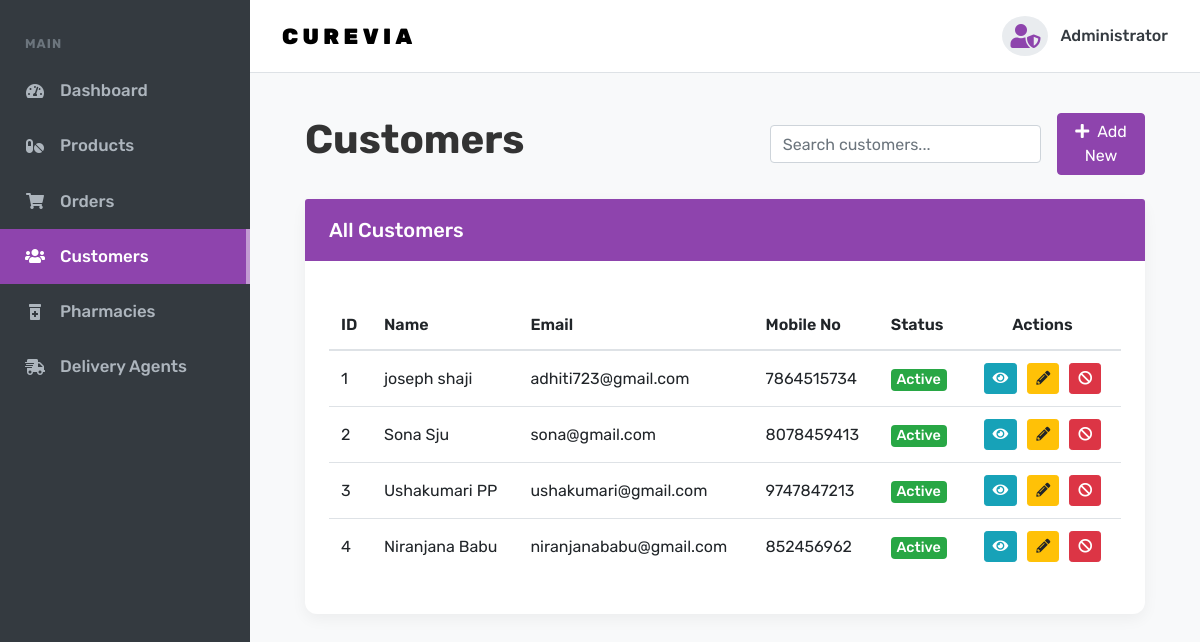
Screenshot of /customer/ with the database file from the repository.
### myapp/models.py (models this page shows, shortened)
class Register(models.Model):
    fname = models.CharField(max_length=100)
    lname = models.CharField(max_length=100)
    email = models.EmailField()
    phone = models.IntegerField()
    zip = models.IntegerField(default=0)
    gender = models.CharField(max_length=100)
    dob = models.DateField()
    password = models.CharField(max_length=100)
    rights = models.CharField(max_length=100,default="user")

### myapp/views.py (the view)
# urls.py: path('customer/', views.customer),
@never_cache
def customer(request):
    us=Register.objects.exclude(rights='admin')
    return render(request, "admin/customer.html",{"us":us})

### myapp/templates/admin/customer.html (shortened to what this page needs)
<!DOCTYPE html>
<html lang="en">
<head>
  <link rel="stylesheet" href="https://cdnjs.cloudflare.com/ajax/libs/font-awesome/5.15.3/css/all.min.css">
  <link rel="stylesheet" href="https://stackpath.bootstrapcdn.com/bootstrap/4.5.2/css/bootstrap.min.css">
</head>
<body>
  <div class="site-wrap">
    <div class="sidebar">
      <nav class="nav flex-column">
        <div class="sidebar-heading">Main</div>
        <a href="/adminp/" class="nav-link "><i class="fas fa-tachometer-alt"></i> Dashboard</a>
        <a href="/admin_products/" class="nav-link"><i class="fas fa-pills"></i> Products</a>
        <a href="/admin_orders/" class="nav-link"><i class="fas fa-shopping-cart"></i> Orders</a>
        <a href="/customer/" class="nav-link active"><i class="fas fa-users"></i> Customers</a>
        <a href="/pharmacies/" class="nav-link"><i class="fas fa-prescription-bottle-alt"></i> Pharmacies</a>
        <a href="/delivery_agents/" class="nav-link"><i class="fas fa-shipping-fast"></i>Delivery Agents</a>
      </nav>
    </div>
    <div class="main-content">
      <header class="admin-navbar">
        <div class="logo">
          <a href="#">CureVia</a>
        </div>
        <div class="admin-profile">
          <i class="fas fa-user-shield"></i>
          <span>Administrator</span>
        </div>
      </header>
      <main class="page-content">
        <div class="container-fluid">
          <div class="page-header">
            <h1 class="page-title" id="page-title">Customers</h1>
            <div class="d-flex align-items-center">
                <input type="text" id="customer-search" class="form-control mr-3" placeholder="Search customers...">
                <a href="{% url 'add_user' %}" class="btn btn-primary">
            <i class="fas fa-plus mr-2"></i>Add New
        </a>
            </div>
          </div>
          <div class="card">
            <div class="card-header">
              All Customers
            </div>
            <div class="card-body">
              <div class="table-responsive">
                <table class="table table-hover">
                  <thead>
                    <tr>
                      <th>ID</th>
                      <th>Name</th>
                      <th>Email</th>
                      <th>Mobile No</th>
                      <th>Status</th>
                      <th class="text-center">Actions</th>
                    </tr>
                  </thead>
                  <tbody id="customer-table-body">
    {% for i in us %}
    <tr>
      <td>{{ forloop.counter }}</td>
      <td>{{ i.fname }} {{ i.lname }}</td>
      <td>{{ i.email }}</td>
      <td>{{ i.phone }}</td>
      <td>
        {% if i.rights == "user" %}
          <span class="badge badge-success">Active</span>
        {% else %}
          <span class="badge badge-danger">Blocked</span>
        {% endif %}
      </td>
      <td class="text-center action-buttons">
        <button class="btn btn-info btn-sm btn-view-customer" title="View Details">
            <i class="fas fa-eye"></i>
        </button>
         <a href="{% url 'edit_user' i.id %}" class="btn btn-warning btn-sm" title="Edit Customer">
            <i class="fas fa-pencil-alt"></i>
        </a>
        {% if i.rights == "user" %}
          <a href="/blockuser/{{i.id}}/" class="btn btn-danger btn-sm" title="Block Customer" onclick="return confirm('Are you sure you want to block this customer?');">
            <i class="fas fa-ban"></i>
          </a>
        {% else %}
          <a href="/unblock/{{i.id}}/" class="btn btn-success btn-sm" title="Unblock Customer" onclick="return confirm('Are you sure you want to unblock this customer?');">
            <i class="fas fa-check-circle"></i>
          </a>
        {% endif %}
      </td>
    </tr>
    {% empty %}
      <tr>
        <td colspan="6" class="text-center">No customers found.</td>
      </tr>
    {% endfor %}
</tbody>
                </table>
              </div>
            </div>
          </div>
        </div>
      </main>
    </div>
  </div>
</body>
</html>

### myapp/templates/admin/customer.html (style rules this page uses)
body { font-family: 'Rubik', sans-serif; background-color: #f8f9fa; color: #343a40; -webkit-font-smoothing: antialiased; -moz-osx-font-smoothing: grayscale; }
h1, h2, h3, h4, h5 { font-family: 'Rubik', sans-serif; font-weight: 700; }
.page-title { font-family: 'Rubik', sans-serif; font-weight: 700; font-size: 2.5rem; color: #333; }
.site-wrap { display: flex; min-height: 100vh; }
.main-content { margin-left: 250px; width: calc(100% - 250px); padding: 0; transition: margin-left 0.3s ease; }
.sidebar { width: 250px; position: fixed; top: 0; left: 0; height: 100%; background-color: #343a40; z-index: 1000; }
.sidebar .nav { padding-top: 1.5rem; }
.sidebar a.nav-link { padding: 15px 25px; text-decoration: none; font-size: 1.05rem; font-weight: 500; color: #adb5bd; display: flex; align-items: center; transition: all 0.2s ease-in-out; cursor: pointer; }
.sidebar a.nav-link i { margin-right: 15px; width: 20px; text-align: center; font-size: 1rem; }
.sidebar a.nav-link.active { background-color: #8e44ad; color: #ffffff; border-right: 4px solid #c39bd3; }
.sidebar .sidebar-heading { padding: 10px 25px; font-size: 0.8rem; font-weight: 700; color: #6c757d; text-transform: uppercase; letter-spacing: .08em; }
.admin-navbar { background-color: #fff; border-bottom: 1px solid #dee2e6; padding: 1rem 2rem; display: flex; justify-content: space-between; align-items: center; }
.admin-navbar .logo a { font-family: 'Rubik', sans-serif; text-transform: uppercase; letter-spacing: .2em; font-size: 22px; font-weight: 900; color: #000000; text-decoration: none; }
.admin-navbar .admin-profile { display: flex; align-items: center; font-weight: 500; color: #343a40; }
.admin-navbar .admin-profile i { font-size: 1.5rem; color: #8e44ad; margin-right: 12px; background-color: #e9ecef; padding: 8px; border-radius: 50%; }
.page-content { padding: 2.5rem; }
.page-header { display: flex; justify-content: space-between; align-items: center; margin-bottom: 1.5rem; }
.card { border: none; border-radius: 12px; box-shadow: 0 5px 15px rgba(0,0,0,0.05); margin-bottom: 1.5rem; }
.card-header { background-color: #8e44ad; color: #fff; font-weight: 500; font-family: 'Rubik', sans-serif; font-size: 1.25rem; padding: 1rem 1.5rem; border-top-left-radius: 12px; border-top-right-radius: 12px; border-bottom: 0; }
.card-body { padding: 1.5rem; }
.table-responsive { margin-top: 1rem; }
.table th { font-weight: 600; border-top: none; }
.table td, .table th { vertical-align: middle; }
.table .action-buttons .btn { margin: 0 3px; }
.badge { font-size: 90%; font-weight: 500; }
.btn-primary { background-color: #8e44ad; border-color: #8e44ad; }

### rows the page displays
Register: fname "joseph", lname "shaji", email "adhiti723@gmail.com", phone "7864515734", rights "Active"
Register: fname "Sona", lname "Sju", email "sona@gmail.com", phone "8078459413", rights "Active"
Register: fname "Ushakumari", lname "PP", email "ushakumari@gmail.com", phone "9747847213", rights "Active"
Register: fname "Niranjana", lname "Babu", email "niranjanababu@gmail.com", phone "852456962", rights "Active"
